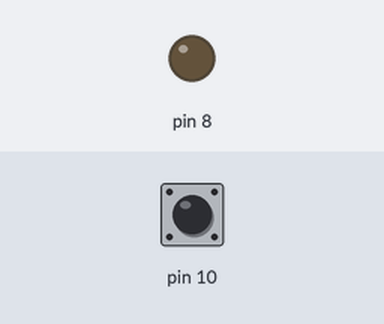
A sketch run on a simulated Arduino Uno, built with avr-gcc and run on an emulated ATmega328P. Shown: output pins drawn as LEDs (lit = HIGH). The test bench sets the inputs (shaded band); at power-on: pin 10 HIGH. What the sketch prints to the serial monitor is not drawn.

Above: at 1.2 s.
1.3 s: pin 10 pulled LOW for 0.15 s
At 1.38 s:
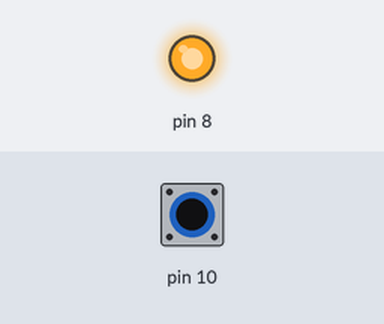
2.9 s: pin 10 pulled LOW for 3.2 s
At 7.2 s:
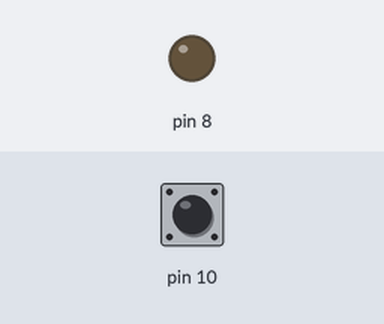
Timing chart, 0 to 8.7 s (numbered marks = the images above; inputs shaded):
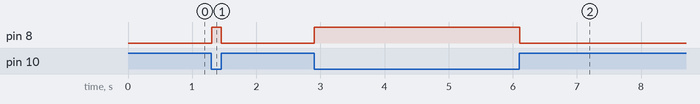

The sketch:

LED_PISCA.ino
```cpp
void setup (){
  Serial.begin(9600);
  pinMode(8,OUTPUT);
  pinMode(10,INPUT_PULLUP);
}

void loop (){
  int botao;
  botao = digitalRead(10);
  Serial.println(10);

  if(botao==0){
    digitalWrite(8,HIGH);
  }else{
    digitalWrite(8,LOW);
  }
}
```

Measured:
- after the input at 1.3 s, pin 8: LOW → HIGH at once, → LOW 0.15 s later
- after the input at 2.9 s, pin 8: LOW → HIGH at once, → LOW 3.2 s later
